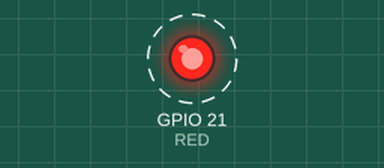
The program below on a simulated Raspberry Pi (BCM pin numbers). Shown: output pins drawn as LEDs (lit = HIGH). Dashed ring = blinking.

Above: at 0.2 s.
Timing chart, 0 to 3.0 s (numbered marks = the images above):
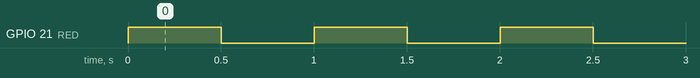

The program:

LEDchika.py
```python
#!/usr/bin/python
#coding: utf-8;
#

import  RPi.GPIO as GPIO
import time
RED=21
GPIO.setmode(GPIO.BCM)
GPIO.setup(RED,GPIO.OUT)
while True:
	GPIO.output(RED,GPIO.HIGH)
	time.sleep(0.5)
	GPIO.output(RED,GPIO.LOW)
	time.sleep(0.5)
```

Measured:
- by itself, GPIO 21 (RED): alternates HIGH for 0.50 s and LOW for 0.50 s
